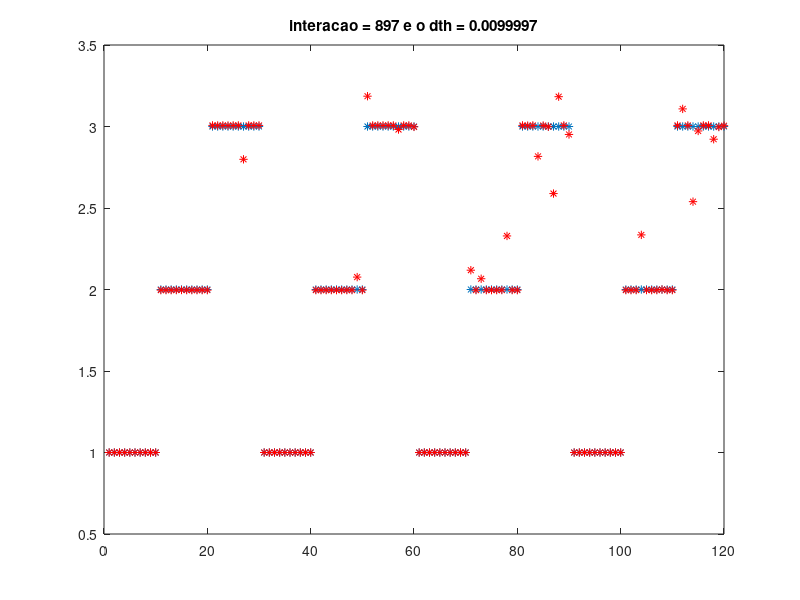

This chart was generated by the following MATLAB code:
clc
clear
close all
load('dados_iris.mat');
%treino
x1 = iris_treino1(:,1);
x2 = iris_treino1(:,2);
x3 = iris_treino1(:,3);
x4 = iris_treino1(:,4);
y = iris_treino1(:,5);

n = 4; %grau da função
th = zeros((6*n)+1, 1); %vetor de parametros
%chutes iniciais
th(1) = (rand()*2) + (-1); %parametro constante
for i = 1:n
    th((6*i)-4) = (rand()*2) + (-1); %th(tanh)
    th((6*i)-3) = (rand()*2) + (-1); %thx1
    th((6*i)-2) = (rand()*2) + (-1); %thx2
    th((6*i)-1) = (rand()*2) + (-1); %thx3
    th(6*i) = (rand()*2) + (-1); %thx4
    th((6*i)+1) = (rand()*2) + (-1); %+th descolacemnto
endfor
alfa = 0.1;
Dmax = 0.8;
lambda = 1e-3;

%criando o modelo
ym = th(1);
for i=1:n
  ym = ym + th((6*i)-4)*tanh(x1.*th((6*i)-3) + x2.*th((6*i)-2)+ x3.*th((6*i)-1)+ x4.*th(6*i)+  th((6*i)+1));
endfor
dy = y - ym;
crit = 1;
cont =0;

plot(y,'*')
hold on
p1=plot(ym,'r*')

while crit == 1
cont=cont+1
dy = y-ym;

%criando o jacobiano
J = x1.^0; %derivada 1
for i = 1:n
    tangH = tanh(x1.*th((6*i)-3) + x2.*th((6*i)-2)+ x3.*th((6*i)-1)+ x4.*th(6*i)+  th((6*i)+1));
    d2 = tangH;
    d7 = th((6*i)-4).*(1-tangH.^2);
    d3 = d7.*x1;
    d4 = d7.*x2;
    d5 = d7.*x3;
    d6 = d7.*x4;
J = [J d2 d3 d4 d5 d6 d7];
endfor

dth = inv(J'*J + lambda*eye(length(th)))*J'*dy; %dls

%gerando os passos
dth = alfa*dth;
for j=1:length(dth) % para cada um dos elementos
  if (abs(dth(j)) > Dmax) % se o elemento for maior que o limite
  dth(j) = Dmax*dth(j)/abs(dth(j)); % satura o módulo do elemento
  end
end

th = th + dth;

% Constrói o modelo experimental para checar o erro
ym = th(1);
for i=1:n
  ym = ym + th((6*i)-4)*tanh(x1.*th((6*i)-3) + x2.*th((6*i)-2)+ x3.*th((6*i)-1)+ x4.*th(6*i)+  th((6*i)+1));
endfor

%criterios de parada
if norm(dth) < 1e-2 || isnan(dth(1));
  crit = 0;
endif

% atualizacao do grafico
  set(p1,'Ydata',ym)
  title(['interacao = ' num2str(cont),  ' e o dth = '  num2str(norm(dth))])
  drawnow

endwhile
respostas1 = round(ym);

acertos_treino = sum(respostas1==y)
taxa_treino = (acertos_treino*100)/length(y)

x1t = iris_teste3(:,1);
x2t = iris_teste3(:,2);
x3t = iris_teste3(:,3);
x4t = iris_teste3(:,4);
yt = iris_teste3(:,5);

ymt = th(1);
for i=1:n
  ymt = ymt + th((6*i)-4)*tanh(x1t.*th((6*i)-3) + x2t.*th((6*i)-2)+ x3t.*th((6*i)-1)+ x4t.*th(6*i)+  th((6*i)+1));
endfor

respostas_teste = round(ymt);

acertos_teste = sum(respostas_teste==yt)
taxa_teste = (acertos_teste*100)/length(yt)

%parametros grupo 1 =
%[2.1968; 1.2365; -0.1790; -0.3195; 0.4151;0.6107; -0.7394]
%acertos_treino = 117 taxa_treino = 97.500
%acertos_teste = 30 taxa_teste = 100

%parametros grupo 2
%[2.1926;1.2477;-0.1167;-0.3249;0.3220;0.7073;-0.7944]
%acertos_treino = 115 taxa_treino = 95.833
%acertos_teste = 30 taxa_teste = 100

%parametros grupo 3
%[2.2013;1.2469;-0.1552;-0.3880;0.3491;0.7284;-0.5605 ]
%acertos_treino = 117 taxa_treino = 97.500
%acertos_teste = 29 taxa_teste = 96.667
